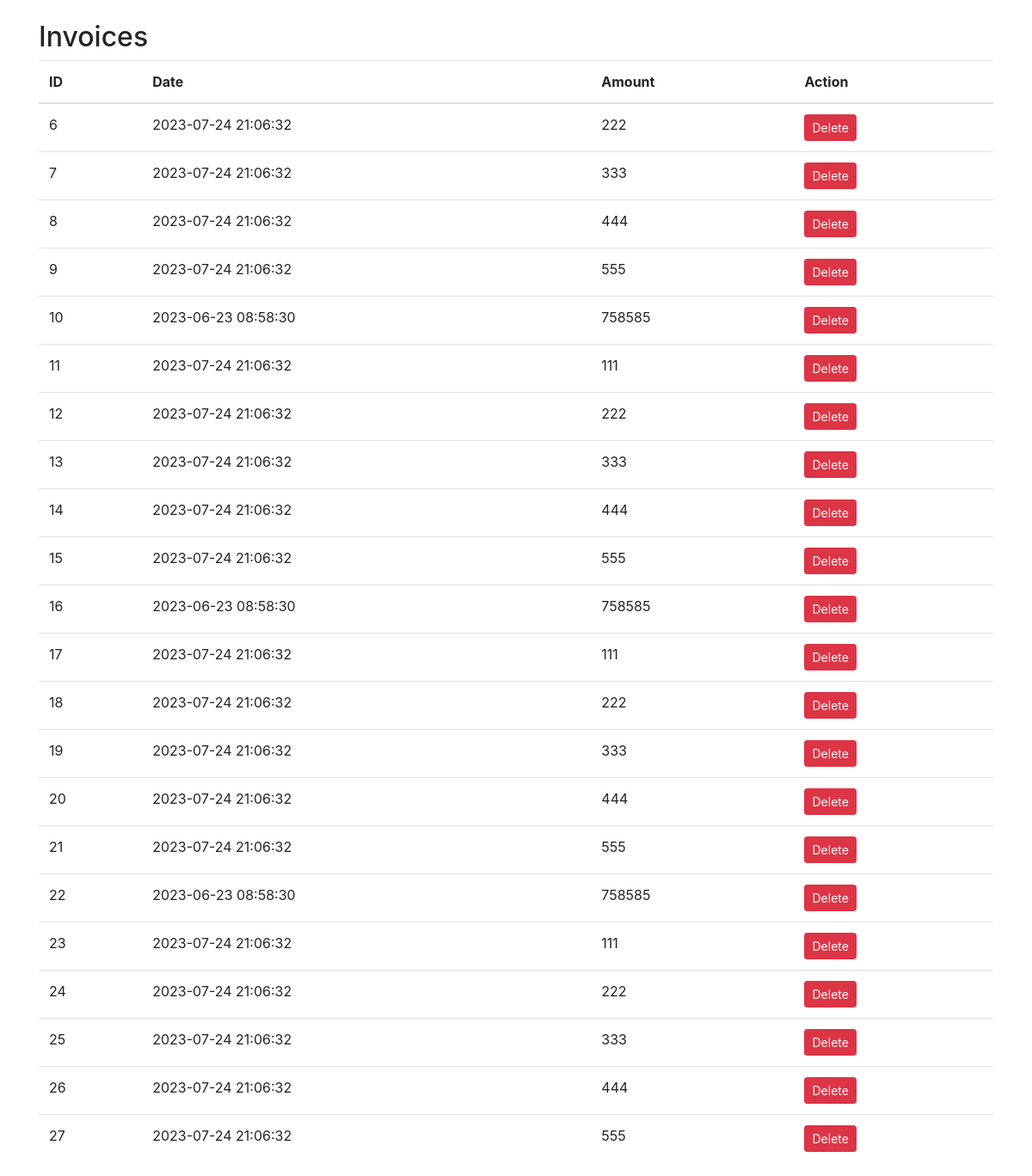
The app's page /Admin/invoices.php with its own data.
### tables this page shows
CREATE TABLE `invoices` (
  `id` int NOT NULL,
  `date` datetime NOT NULL DEFAULT CURRENT_TIMESTAMP,
  `amount` double NOT NULL,
  `user_id` int DEFAULT NULL
);

### Admin/invoices.php (the view, shortened to what this page needs)
<?php
require_once '../shared/dblink.php';
$sql = "SELECT * FROM invoices";
$result = $conn->query($sql);
$invoices = $result->fetch_all(MYSQLI_ASSOC);
?>
<!DOCTYPE html>
<html lang="en">
<head>
    <link rel="stylesheet" href="https://stackpath.bootstrapcdn.com/bootstrap/4.5.2/css/bootstrap.min.css">
</head>
<body>
    <div class="container mt-4">
        <h2>Invoices</h2>
        <table class="table">
            <thead>
                <tr>
                    <th>ID</th>
                    <th>Date</th>
                    <th>Amount</th>
                    <th>Action</th>
                </tr>
            </thead>
            <tbody>
                <?php foreach ($invoices as $invoice) : ?>
                    <tr>
                        <td><?php echo $invoice['id']; ?></td>
                        <td><?php echo $invoice['date']; ?></td>
                        <td><?php echo $invoice['amount']; ?></td>
                        <td>
                            <a href="?action=delete&id=<?php echo $invoice['id']; ?>" class="btn btn-danger btn-sm">Delete</a>
                        </td>
                    </tr>
                <?php endforeach; ?>
            </tbody>
        </table>
    </div>
</body>
</html>

### records on screen
invoices: id "6", date "2023-07-24 21:06:32", amount "222"
invoices: id "7", date "2023-07-24 21:06:32", amount "333"
invoices: id "8", date "2023-07-24 21:06:32", amount "444"
invoices: id "9", date "2023-07-24 21:06:32", amount "555"
invoices: id "10", date "2023-06-23 08:58:30", amount "758585"
invoices: id "11", date "2023-07-24 21:06:32", amount "111"
invoices: id "12", date "2023-07-24 21:06:32", amount "222"
invoices: id "13", date "2023-07-24 21:06:32", amount "333"
invoices: id "14", date "2023-07-24 21:06:32", amount "444"
invoices: id "15", date "2023-07-24 21:06:32", amount "555"
invoices: id "16", date "2023-06-23 08:58:30", amount "758585"
invoices: id "17", date "2023-07-24 21:06:32", amount "111"
invoices: id "18", date "2023-07-24 21:06:32", amount "222"
invoices: id "19", date "2023-07-24 21:06:32", amount "333"
invoices: id "20", date "2023-07-24 21:06:32", amount "444"
invoices: id "21", date "2023-07-24 21:06:32", amount "555"
invoices: id "22", date "2023-06-23 08:58:30", amount "758585"
invoices: id "23", date "2023-07-24 21:06:32", amount "111"
invoices: id "24", date "2023-07-24 21:06:32", amount "222"
invoices: id "25", date "2023-07-24 21:06:32", amount "333"
invoices: id "26", date "2023-07-24 21:06:32", amount "444"
invoices: id "27", date "2023-07-24 21:06:32", amount "555"
